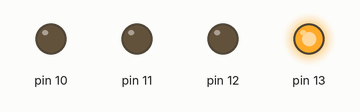
Simulated run of this sketch. Board: Arduino Uno, built with avr-gcc and run on an emulated ATmega328P. Shown: output pins drawn as LEDs (lit = HIGH). Pins used as bus, display or sensor lines are not drawn.

Above: at 1.0 s.
At 2.5 s:
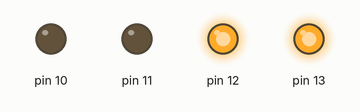
At 3.5 s:
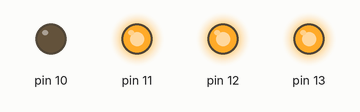
At 4.5 s:
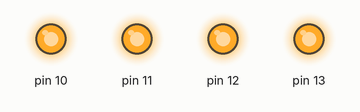
Timing chart, 0 to 5.8 s (numbered marks = the images above):
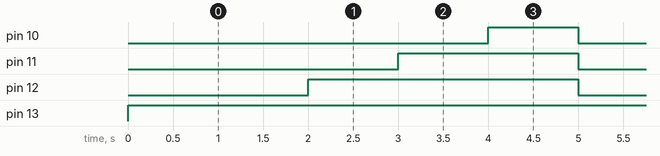

The sketch:

codigo.ino
```cpp
void setup ()
{
  pinMode(13,OUTPUT);
   pinMode(12,OUTPUT);
   pinMode(11,OUTPUT);
   pinMode(10,OUTPUT);
   pinMode(9,OUTPUT);
}

void loop()
{
  digitalWrite(13, 1);
  delay (2000);
  digitalWrite(12,1);
  delay(1000);
  digitalWrite(11,1);
  delay(1000);
  digitalWrite(10,1);
  delay(1000);
  digitalWrite(9,1);
   digitalWrite(13,0);
   digitalWrite(12,0);
   digitalWrite(11,0);
   digitalWrite(10,0);
   digitalWrite(9,0);
}
```

Measured:
- by itself, pin 10: alternates HIGH for 1.0 s and LOW for 4.0 s
- by itself, pin 11: alternates HIGH for 2.0 s and LOW for 3.0 s
- by itself, pin 12: alternates HIGH for 3.0 s and LOW for 2.0 s
- by itself, pin 13: LOW → HIGH at 0.00 s
